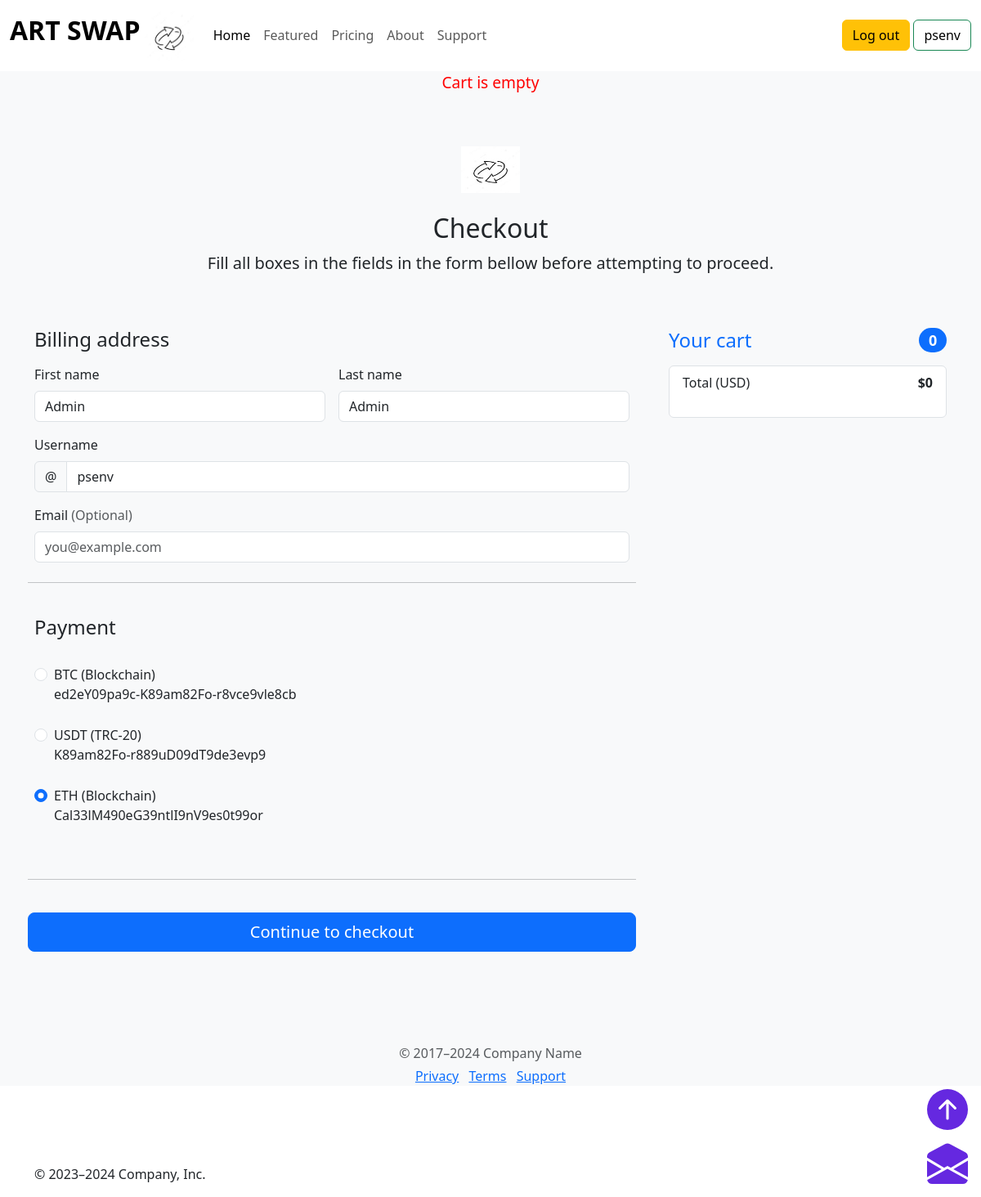
Page /pay (signed in) on the earlier database version.
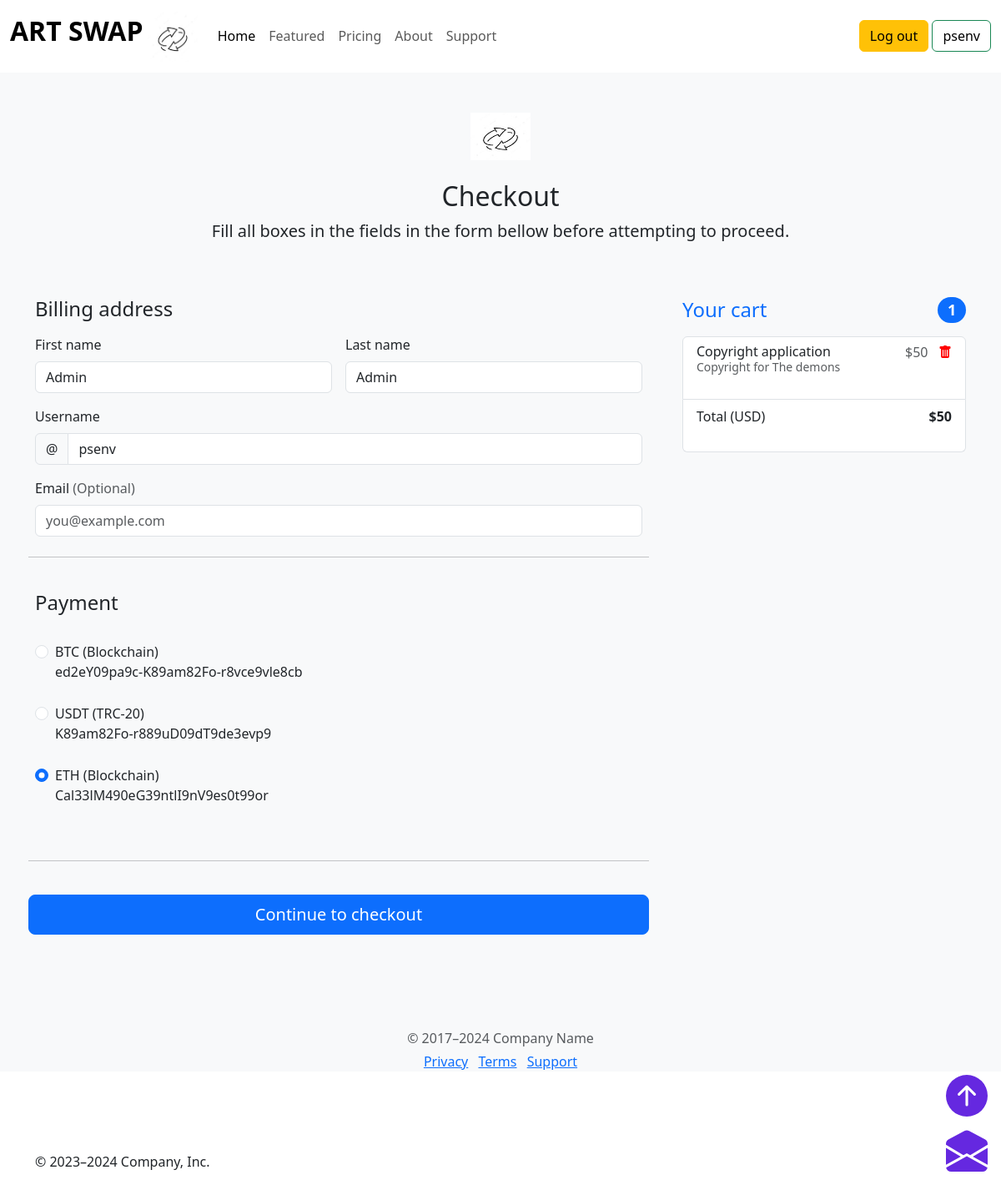
Same page on the later database version.
### base/models.py (models this page shows, shortened)
class Wallet(models.Model):
    currency = models.CharField(max_length=10)
    network = models.CharField(max_length=20)
    address = models.CharField(max_length=50)

class CartItem(models.Model):
    product_name = models.CharField(max_length=20)
    product_description = models.CharField(max_length=50)
    product_value = models.IntegerField()
    cart = models.ForeignKey(Cart, on_delete=models.CASCADE)

### base/views.py (the view)
# urls.py: path('pay', views.pay, name="pay"),
def pay(request):
    if request.user.is_authenticated:
        cart, created = Cart.objects.get_or_create(owner = request.user)
        cart_items = CartItem.objects.filter(cart = cart)
        items = []
        for ci in cart_items:
            items.append(ci.product_value)
        total_cost = sum(items)
        total_cart_items = len(items)
        if total_cart_items<1:
            wallets = Wallet.objects.all()
            msg = 'Cart is empty'
            context = {'company_name':company_name,'msg': msg ,'wallets':wallets , 'total_cost': total_cost, 'total_cart_items':total_cart_items, 'cart_items': cart_items}
            return render(request, 'base/pay.html', context)
        if request.method =='POST':
            transaction_id = random.randint(111111111111111111, 9999999999999999999)
            wallet_id = request.POST['paymentMethod']
            wallet = Wallet.objects.get(id =wallet_id )
            wallet_network = wallet.currency
            wallet_address = wallet.address
            items=''
            for ci in cart_items:
                items = f'{items}, {ci.product_description}'
            Transaction.objects.create(transaction_id=transaction_id, user = request.user, wallet = wallet_network, wallet_address = wallet_address, total_items = total_cart_items, items = items, cost = total_cost)
            cart.delete()
            return HttpResponseRedirect(reverse('base:checkout', args=[transaction_id]))
        else:
            wallets = Wallet.objects.all()
            context = {'company_name':company_name, 'wallets':wallets , 'total_cost': total_cost, 'total_cart_items':total_cart_items, 'cart_items': cart_items}
            return render(request, 'base/pay.html', context)
    else:
        return HttpResponseRedirect(reverse('base:login'))

### base/templates/base/pay.html (shortened to what the changed rows need)
{% extends 'base/base.html' %}
{% load static %}
{% block content %}
<div>
    <div class="bg-body-tertiary">
        {% if msg %}
        <div style="display: flex; justify-content: center;">
            <p style="color: red; font-size: larger;">
                {{msg}}
            </p>
        </div>
        {% endif %}
        <div class="container">
            <main>
                <div class="py-5 text-center">
                    <h2>Checkout</h2>
                </div>
                <div class="row g-5">
                    <div class="col-md-5 col-lg-4 order-md-last">
                        <h4 class="d-flex justify-content-between align-items-center mb-3">
                            <span class="text-primary">Your cart</span>
                            <span class="badge bg-primary rounded-pill"> {{total_cart_items}} </span>
                        </h4>
                        <ul class="list-group mb-3">
                            {% for ci in cart_items %}
                            <li class="list-group-item d-flex justify-content-between lh-sm">
                                <div>
                                    <h6 class="my-0">{{ci.product_name}}</h6>
                                    <small class="text-body-secondary">{{ci.product_description}}</small>
                                </div>
                                <span class="text-body-secondary">${{ci.product_value}} &nbsp; <a href="{% url 'base:delete' ci.id %}"></a></span>
                            </li>
                            {% endfor %}
                            <li class="list-group-item d-flex justify-content-between">
                                <span>Total (USD)</span>
                                <strong>${{total_cost}}</strong>
                            </li>
                        </ul>
                    </div>
                    <div class="col-md-7 col-lg-8">
                        <form method="post" action="{% url 'base:pay' %}" class="needs-validation" novalidate="">
                            <div class="row g-3">
                                <div class="my-3">
                                    {% for wallet in wallets %}
                                    <div class="form-check">
                                        <input id="credit" name="paymentMethod" type="radio" class="form-check-input"
                                            checked="" required="" value="{{wallet.id}}">
                                        <label class="form-check-label" for="credit">{{wallet.currency}}
                                            ({{wallet.network}})</label>
                                        <br>{{wallet.address}} <br> <br>
                                    </div>
                                    {% endfor %}
                                </div>
                        </form>
                    </div>
                </div>
            </main>
        </div>
    </div>
</div>
{% endblock %}

Differences in the rows shown:
added CartItem: product_name "Copyright application", product_description "Copyright for The demons", product_value "50"
Other differences:
{{ total_cart_items }}: "0" → "1"
{{ total_cost }}: "0" → "50"
{{ msg }}: "Cart is empty" → (not shown)
